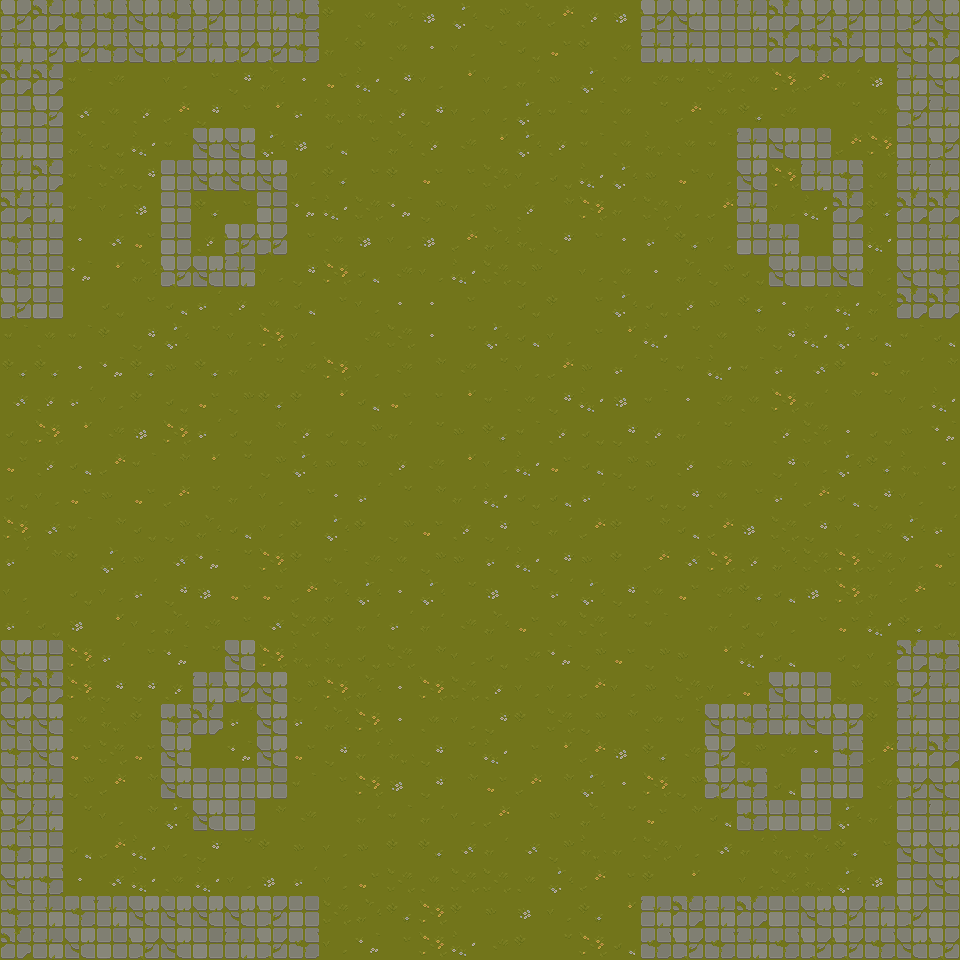

The image is a tile-based game level rendered from a .tmx file. Its description and complete source (layers, tilesets, objects, tile grids) follow:
An orthogonal 30x30 tile map with 32x32 px tiles, 2 tile layers (background, collision) and 1 object.

<map version="1.10" tiledversion="1.10.1" orientation="orthogonal" renderorder="right-down" width="30" height="30" tilewidth="32" tileheight="32" infinite="0" nextlayerid="3" nextobjectid="7">
 <editorsettings>
  <export format="csv" />
 </editorsettings>
 <tileset firstgid="1" source="TX Tileset Grass.tsx" />
 <layer id="1" name="background" width="30" height="30">
  <data encoding="csv">
32,6,7,18,5,18,30,27,4,16,2,19,18,13,22,10,18,15,23,13,10,27,13,4,22,17,31,27,19,26,
3,8,4,21,25,19,18,6,25,16,27,2,19,5,12,17,4,21,2,19,31,8,21,17,14,32,19,9,13,4,
5,27,3,28,1,12,17,14,18,5,21,29,14,12,24,12,27,9,22,19,28,3,26,19,30,15,27,13,7,3,
28,20,32,19,23,15,14,17,24,31,25,25,23,14,16,12,22,3,3,19,20,15,19,6,28,1,20,19,31,11,
15,28,18,4,29,3,22,25,22,13,8,17,18,23,28,24,22,23,3,19,25,19,3,12,7,31,15,30,30,20,
31,13,3,26,14,10,5,6,4,16,6,17,2,21,17,26,12,4,29,22,9,21,12,27,30,2,13,19,16,22,
29,7,3,12,13,7,6,17,2,7,29,26,7,10,16,9,23,11,30,27,26,16,15,20,16,29,30,6,4,20,
21,30,5,32,21,32,23,21,5,17,19,13,12,13,15,18,25,14,17,5,31,6,16,10,27,1,13,29,18,4,
25,22,7,24,18,30,15,25,12,14,30,8,28,16,29,26,10,1,12,19,5,18,10,4,17,12,19,12,20,31,
11,23,1,4,17,8,31,23,19,8,17,16,5,5,17,1,4,2,17,22,4,23,9,6,5,27,29,18,16,27,
3,19,3,2,14,22,20,12,30,16,1,28,26,5,20,22,8,16,17,24,29,20,19,11,14,29,22,8,3,8,
6,6,5,7,6,9,6,27,20,28,30,12,28,11,28,20,12,15,9,31,20,3,29,3,31,32,2,21,27,11,
32,23,31,16,2,4,21,10,6,2,24,8,21,17,24,3,19,14,29,13,3,5,28,19,30,27,11,20,16,29,
4,30,24,28,13,30,31,4,11,23,4,10,27,20,9,6,3,23,4,14,23,27,20,1,23,26,5,4,9,7,
21,23,8,15,3,11,24,20,10,22,9,9,23,28,24,12,29,21,8,10,9,23,28,9,14,12,22,6,25,5,
4,12,21,9,21,15,20,27,16,17,5,31,20,11,27,29,4,8,31,20,4,14,19,17,31,15,8,14,12,20,
30,32,3,11,4,10,18,8,12,2,22,2,10,21,23,14,17,27,15,2,11,8,15,13,26,14,16,28,22,31,
31,11,2,22,9,32,7,20,30,2,3,28,19,10,9,31,29,14,9,2,15,32,30,23,18,26,30,26,16,21,
12,1,4,12,31,14,13,21,21,15,18,22,5,22,20,13,17,31,22,14,19,21,28,6,8,13,30,27,15,20,
31,4,13,24,16,18,28,17,32,26,2,27,31,27,28,18,21,19,26,20,3,1,27,4,16,17,21,29,6,4,
9,5,30,31,17,7,20,16,30,25,25,4,26,11,12,4,28,7,10,21,10,9,24,29,8,1,4,16,7,12,
17,9,30,14,14,23,4,19,23,10,30,18,5,30,26,23,16,12,15,12,9,26,16,21,20,28,10,10,10,29,
30,31,19,25,2,15,16,31,31,31,18,30,5,19,16,14,2,26,10,11,19,3,24,5,8,9,5,2,25,20,
20,1,21,26,21,23,1,7,13,21,14,27,25,14,20,29,17,24,15,13,6,28,8,10,28,5,11,15,12,16,
12,6,10,15,11,2,8,27,23,3,17,30,13,14,11,21,15,11,22,5,30,10,32,30,8,32,14,28,23,23,
28,6,20,12,11,22,32,28,11,28,1,27,3,27,12,15,1,9,18,20,21,11,8,7,22,11,22,27,8,25,
12,17,8,15,29,16,14,20,2,9,12,9,2,6,32,27,32,10,25,27,26,16,32,27,25,18,6,17,12,11,
12,8,5,32,29,19,29,12,13,31,16,21,26,19,26,26,19,22,15,17,2,24,1,12,26,25,22,13,4,23,
2,18,25,8,1,22,30,4,8,17,26,18,6,30,2,9,13,16,6,24,19,32,27,19,28,30,18,2,27,18,
12,8,17,10,15,29,11,32,16,15,16,7,17,30,29,28,2,20,30,8,25,10,18,29,3,10,23,19,18,6
</data>
 </layer>
 <layer id="2" name="collision" width="30" height="30">
  <data encoding="csv">
42,50,41,41,49,41,42,33,34,41,0,0,0,0,0,0,0,0,0,0,42,49,33,34,50,42,42,33,42,49,
34,42,42,41,49,42,34,42,42,41,0,0,0,0,0,0,0,0,0,0,34,34,33,33,50,41,50,33,49,50,
50,50,0,0,0,0,0,0,0,0,0,0,0,0,0,0,0,0,0,0,0,0,0,0,0,0,0,0,34,49,
33,42,0,0,0,0,0,0,0,0,0,0,0,0,0,0,0,0,0,0,0,0,0,0,0,0,0,0,42,34,
34,33,0,0,0,0,49,49,0,0,0,0,0,0,0,0,0,0,0,0,0,0,0,34,49,33,0,0,33,42,
34,50,0,0,0,33,49,49,49,0,0,0,0,0,0,0,0,0,0,0,0,0,0,49,0,34,41,0,34,34,
50,34,0,0,0,33,0,0,33,0,0,0,0,0,0,0,0,0,0,0,0,0,0,34,0,0,50,0,50,50,
41,33,0,0,0,33,0,42,42,0,0,0,0,0,0,0,0,0,0,0,0,0,0,33,34,0,33,0,33,34,
41,33,0,0,0,42,49,34,0,0,0,0,0,0,0,0,0,0,0,0,0,0,0,0,49,33,49,0,49,41,
42,33,0,0,0,0,0,0,0,0,0,0,0,0,0,0,0,0,0,0,0,0,0,0,0,0,0,0,50,50,
0,0,0,0,0,0,0,0,0,0,0,0,0,0,0,0,0,0,0,0,0,0,0,0,0,0,0,0,0,0,
0,0,0,0,0,0,0,0,0,0,0,0,0,0,0,0,0,0,0,0,0,0,0,0,0,0,0,0,0,0,
0,0,0,0,0,0,0,0,0,0,0,0,0,0,0,0,0,0,0,0,0,0,0,0,0,0,0,0,0,0,
0,0,0,0,0,0,0,0,0,0,0,0,0,0,0,0,0,0,0,0,0,0,0,0,0,0,0,0,0,0,
0,0,0,0,0,0,0,0,0,0,0,0,0,0,0,0,0,0,0,0,0,0,0,0,0,0,0,0,0,0,
0,0,0,0,0,0,0,0,0,0,0,0,0,0,0,0,0,0,0,0,0,0,0,0,0,0,0,0,0,0,
0,0,0,0,0,0,0,0,0,0,0,0,0,0,0,0,0,0,0,0,0,0,0,0,0,0,0,0,0,0,
0,0,0,0,0,0,0,0,0,0,0,0,0,0,0,0,0,0,0,0,0,0,0,0,0,0,0,0,0,0,
0,0,0,0,0,0,0,0,0,0,0,0,0,0,0,0,0,0,0,0,0,0,0,0,0,0,0,0,0,0,
0,0,0,0,0,0,0,0,0,0,0,0,0,0,0,0,0,0,0,0,0,0,0,0,0,0,0,0,0,0,
49,33,0,0,0,0,0,49,0,0,0,0,0,0,0,0,0,0,0,0,0,0,0,0,0,0,0,0,50,41,
50,50,0,0,0,0,34,42,49,0,0,0,0,0,0,0,0,0,0,0,0,0,0,0,49,33,0,0,42,34,
49,49,0,0,0,41,50,0,49,0,0,0,0,0,0,0,0,0,0,0,0,0,49,41,34,49,42,0,34,33,
41,49,0,0,0,49,0,0,49,0,0,0,0,0,0,0,0,0,0,0,0,0,42,0,0,0,41,0,34,50,
49,34,0,0,0,49,33,33,33,0,0,0,0,0,0,0,0,0,0,0,0,0,42,41,0,33,33,0,42,49,
42,34,0,0,0,0,49,33,0,0,0,0,0,0,0,0,0,0,0,0,0,0,0,41,33,33,0,0,33,34,
41,33,0,0,0,0,0,0,0,0,0,0,0,0,0,0,0,0,0,0,0,0,0,0,0,0,0,0,49,49,
49,41,0,0,0,0,0,0,0,0,0,0,0,0,0,0,0,0,0,0,0,0,0,0,0,0,0,0,33,49,
41,34,41,34,49,49,49,49,42,33,0,0,0,0,0,0,0,0,0,0,34,50,34,50,33,49,42,34,42,33,
50,34,49,33,42,49,33,34,42,41,0,0,0,0,0,0,0,0,0,0,41,42,41,34,41,42,42,41,49,42
</data>
 </layer>
 <objectgroup id="4" name="blocks" opacity="0.9">
  <object id="3" x="640" y="896" width="320" height="64">
   <properties>
    <property name="endX" type="float" value="320" />
    <property name="endY" type="float" value="896" />
   </properties>
  </object>
 </objectgroup>
</map>
